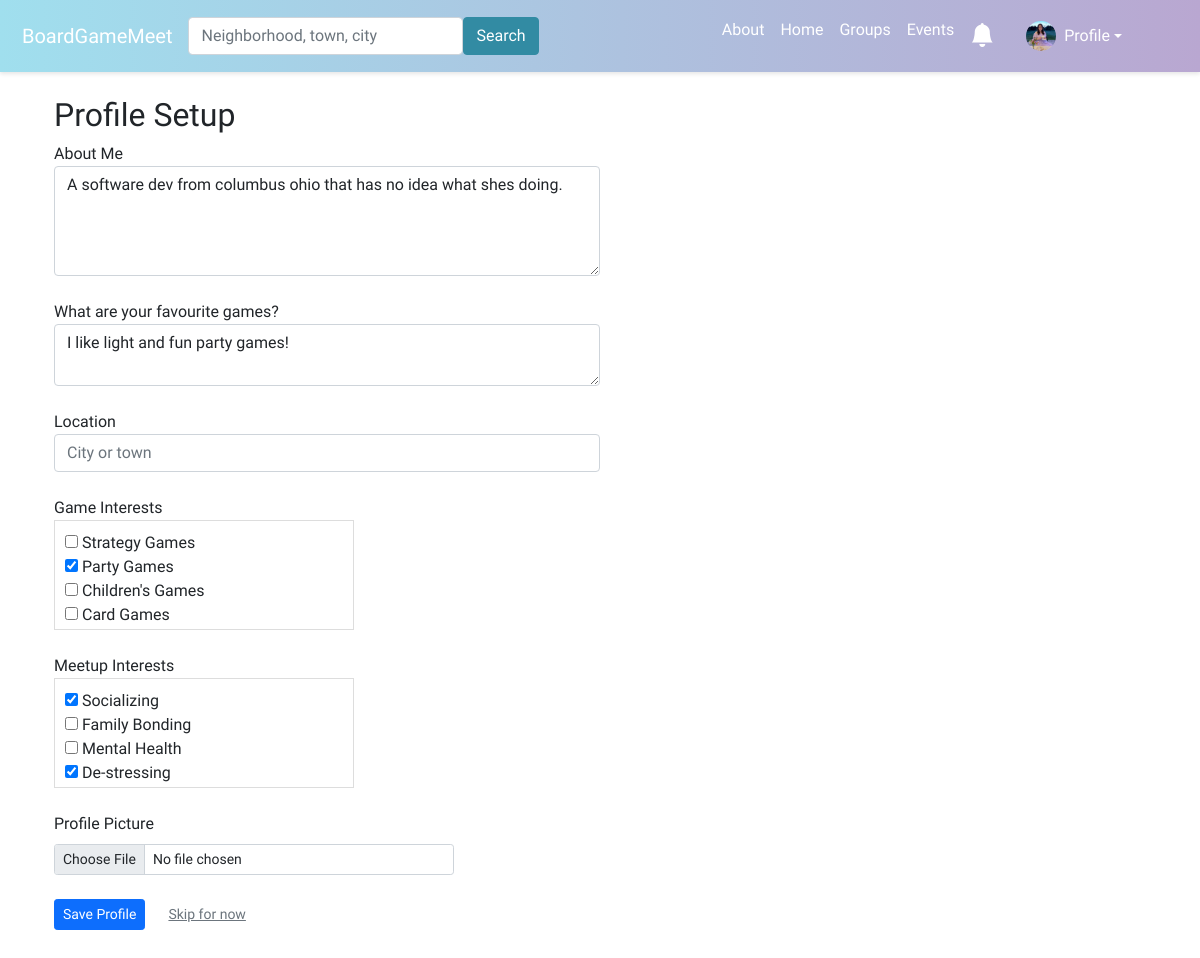
/profile-setup/ (signed in), run on an earlier commit of the app's database.
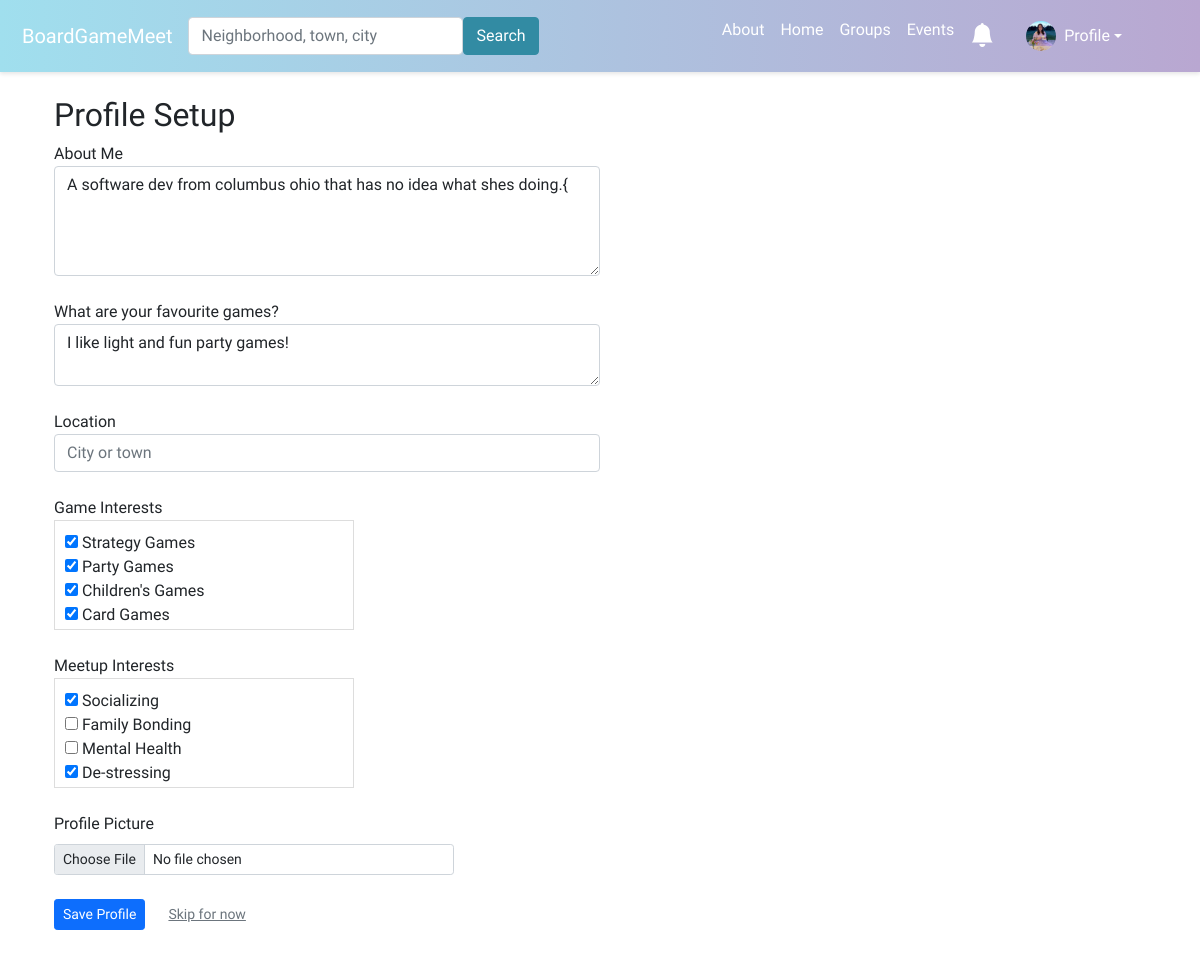
And on a later commit of the database.
### boardgame/models.py (models this page shows, shortened)
class UserProfile(models.Model):
    user = models.OneToOneField(User, on_delete=models.CASCADE)
    bio = models.TextField(blank=True)
    favorite_games = models.TextField(blank=True)
    picture = models.ImageField(upload_to='profile_images', blank=True)
    categories = models.ManyToManyField(Category, related_name='profile', blank=True)
    tags = models.ManyToManyField(Tag, related_name='profile', blank=True)
    city = models.CharField(max_length=255, blank=True)
    state = models.CharField(max_length=255, blank=True)
    country = models.CharField(max_length=255, blank=True)
    latitude = models.FloatField(null=True, blank=True)
    longitude = models.FloatField(null=True, blank=True)

### boardgame/views.py (the view)
# urls.py: path('profile-setup/', views.profile_setup, name='profile_setup'),
def profile_setup(request):
    user_profile = UserProfile.objects.filter(user=request.user).first()
    if request.method == 'POST':
        profile_form = UserProfileForm(request.POST, request.FILES, instance=user_profile)
        if profile_form.is_valid():
            profile = profile_form.save(commit=False)
            profile.user = request.user  # Associate profile with current logged-in user
            place_id = request.POST.get('place_id')
            if place_id:
                place_details = fetch_place_details(place_id)
                if place_details:
                    profile.city = place_details.get('city')
                    profile.state = place_details.get('state')
                    profile.country = place_details.get('country')
                    profile.latitude = place_details.get('latitude')
                    profile.longitude = place_details.get('longitude')
            profile.save()
            profile_form.save_m2m()
            messages.success(request, 'Account successfully created')
            return redirect('home')  # Redirect to home
    else:
        profile_form = UserProfileForm(instance=user_profile)
    return render(request, 'boardgame/profile_setup.html', {'profile_form': profile_form})

### boardgame/forms.py
class UserProfileForm(forms.ModelForm):
    class Meta:
        model = UserProfile
        fields = ['bio', 'picture', 'favorite_games', 'categories', 'tags','city', 'state', 'country', 'latitude', 'longitude']
        widgets = {
            'bio': forms.Textarea(attrs={'class': 'form-control', 'rows': 4, 'style': 'width: 50%;'}),
            'favorite_games': forms.Textarea(attrs={'class': 'form-control', 'rows': 2, 'style': 'width: 50%;'}),
            'picture': forms.FileInput(attrs={'class': 'form-control-file'}),
            'categories': forms.CheckboxSelectMultiple,
            'tags': forms.CheckboxSelectMultiple,
        }

### boardgame/models.py (called while the page is built)
    def __str__(self):
        return self.name

    def __str__(self):
        return self.name

### boardgame/templatetags/custom_filters.py (called while the page is built)
@register.simple_tag
def unread_notifications_count(user):
    if user.is_authenticated:
        return Notification.objects.filter(user=user, read=False).count()
    return 0

### boardgame/templates/boardgame/profile_setup.html (shortened to what this page needs)
{% extends 'boardgame/base.html' %}
{% load static %}
{% block content %}
<head>
</head>
<div class="container mt-4" style="padding-bottom: 30px;">
    <h2>Profile Setup</h2>
    <form method="post" enctype="multipart/form-data">
        <div class="form-group">
            <label>About Me</label>
            {{ profile_form.bio }}
        </div>
        <br/>
        <div class="form-group">
            <label>What are your favourite games?</label>
            {{ profile_form.favorite_games }}
        </div>
        <br/>
        <div class="form-group">
            <label for="user-location">Location</label>
            <input type="text" id="user-location" class="form-control" style="width: 50%;" name="location_city" placeholder="City or town">
        </div>
        <br/>
        <div class="form-group">
            <label>Game Interests</label>
            <div class="scrollable-checkboxes">
                {{ profile_form.categories }}
            </div>
        </div>
        <br/>
        <div class="form-group">
            <label>Meetup Interests</label>
            <div class="scrollable-checkboxes">
                {{ profile_form.tags }}
            </div>
        </div>
        <br/>
        <div class="form-group">
            <label for="{{ profile_form.picture.id_for_label }}" class="form-label">Profile Picture</label>
            <input type="file" id="{{ profile_form.picture.id_for_label }}" name="picture" class="form-control form-control-sm" style="max-width: 400px;">
        </div>
        <br/>
        <div class="form-group" style="display: flex; align-items: center;">
            <button type="submit" class="btn btn-primary btn-sm" style="margin-right: 15px;">Save Profile</button>
            <p style="margin: 0;">
                <button type="submit" class="btn btn-secondary btn-sm" style="margin: 0; background: none; border: none; color: #6c757d; text-decoration: underline; cursor: pointer;">
                Skip for now
                </button>
            </p>
        </div>
    </form>
</div>
{% endblock %}

What changed in the data, as far as the page shows it:
changed UserProfile "I like light and fun party games!": bio "A software dev from columbus ohio that has no idea what shes doing." → "A software dev from columbus ohio that has no idea what shes doing.{"
Also different on the page:
form field categories: "☐ ☑ ☐ ☐" → "☑ ☑ ☑ ☑"
